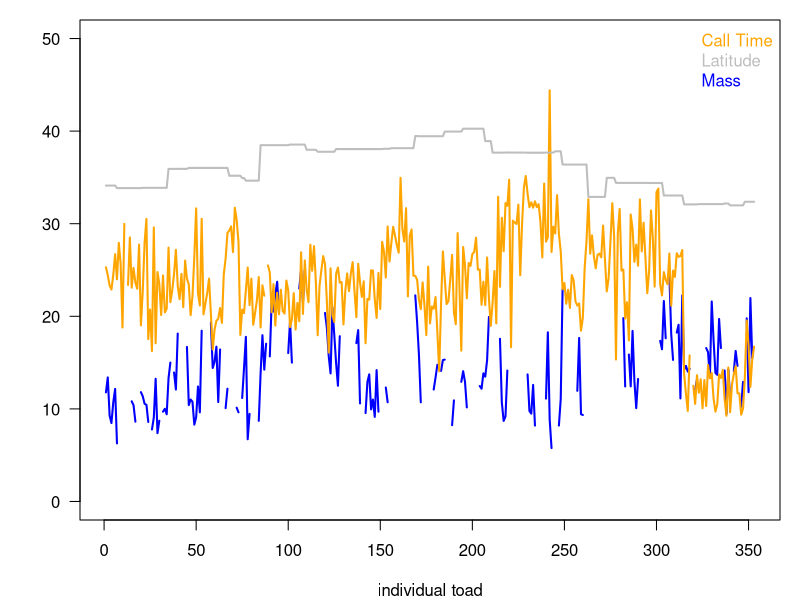
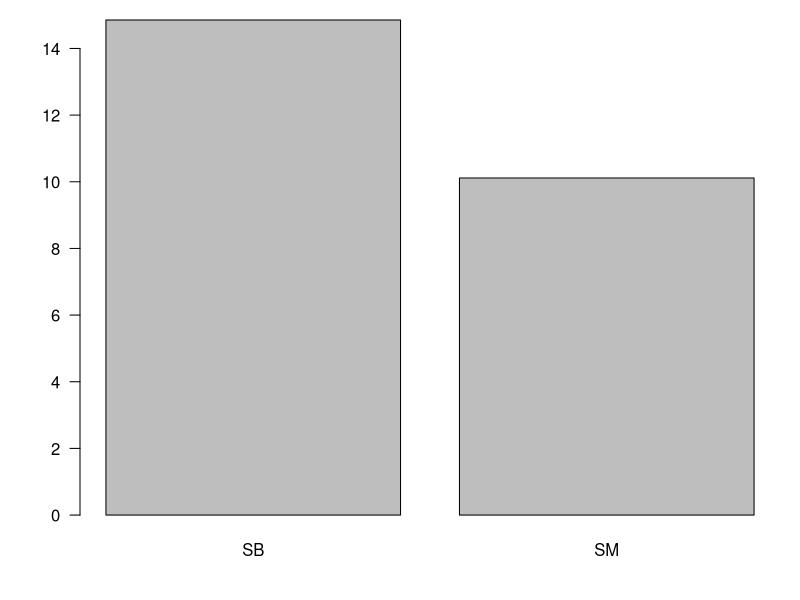
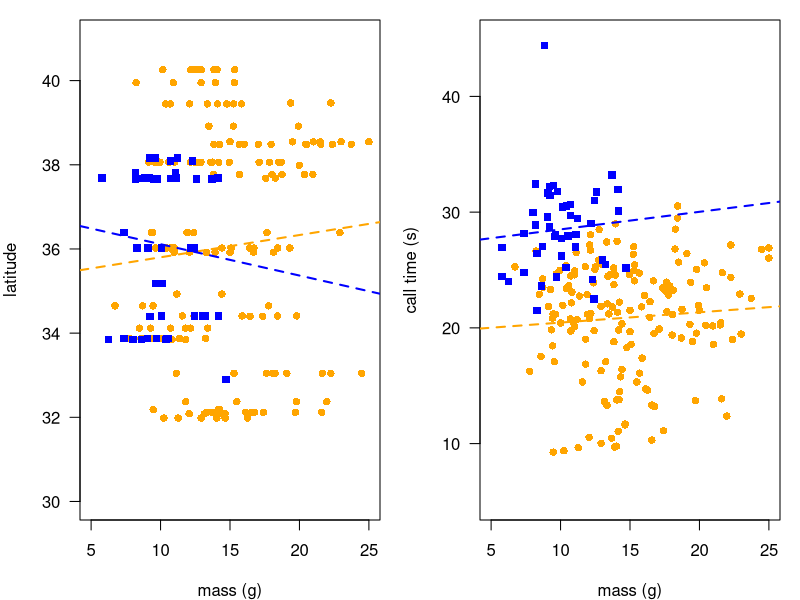
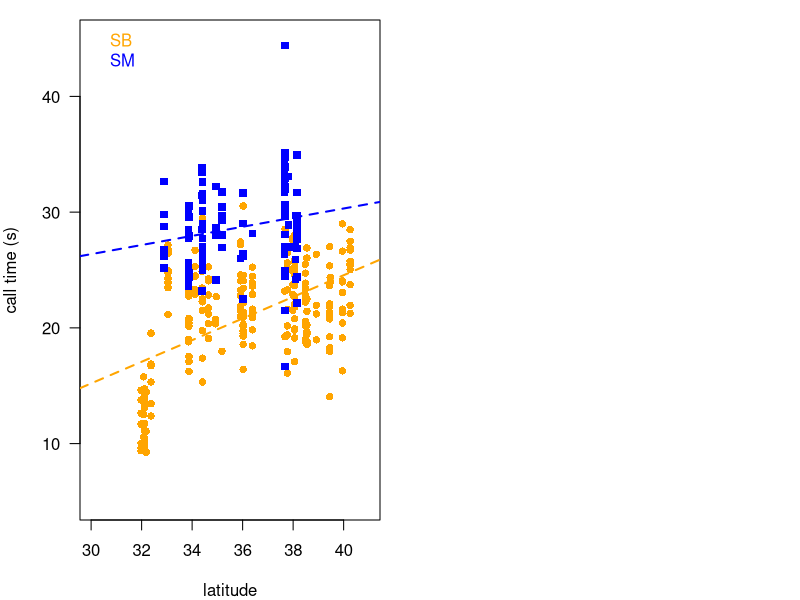

Reproduce these figures in R, in order.
setwd('C:\\Users\\sians\\OneDrive\\Desktop\\Evolution\\Tasks\\Project\\data')
toadcalldata <- read.csv('ss2.csv')
?toadcalldata
toadcalldata
head(toadcalldata)




par(mar=c(4,4,1,1), las=1)
plot(1:nrow(toadcalldata), toadcalldata[,2], type="l", col="blue", lwd=2, ylim=c(0,50), xlab="individual toad", ylab="")
lines(1:nrow(toadcalldata), toadcalldata[,3], col="orange", lwd=2)
lines(1:nrow(toadcalldata), toadcalldata[,4], col="gray", lwd=2)
legend("topright", legend=c("Call Time", "Latitude", "Mass"), text.col=c("orange", "gray", "blue"), bty="n")


avgMass <- tapply(toadcalldata[,2], toadcalldata[,1], mean, na.rm=T)
barplot(avgMass)

isSB <- which(toadcalldata[,1] == "SB")
isSM <- which(toadcalldata[,1] == "SM")

par(mfrow=c(1,2), mar=c(4,4,1,1))
plot(toadcalldata[isSB,2], toadcalldata[isSB,4], xlab="mass (g)", ylab="latitude", pch=16, col='orange', xlim=c(5, 25), ylim=c(30, 41))
abline(lm(toadcalldata[isSB,4]~toadcalldata[isSB,2]), col='orange', lwd=2, lty=2)
points(toadcalldata[isSM,2], toadcalldata[isSM,4], pch=15, col='blue')
abline(lm(toadcalldata[isSM,4]~toadcalldata[isSM,2]), col='blue', lwd=2, lty=2)

plot(toadcalldata[isSB,2], toadcalldata[isSB,3], xlab="mass (g)", ylab="call time (s)", pch=16, col='orange', xlim=c(5, 25), ylim=c(5, 45))
abline(lm(toadcalldata[isSB,3]~toadcalldata[isSB,2]), col='orange', lwd=2, lty=2)
points(toadcalldata[isSM,2], toadcalldata[isSM,3], pch=15, col='blue')
abline(lm(toadcalldata[isSM,3]~toadcalldata[isSM,2]), col='blue', lwd=2, lty=2)

plot(toadcalldata[isSB,4], toadcalldata[isSB,3], xlab="latitude", ylab="call time (s)", pch=16, col='orange', xlim=c(30, 41), ylim=c(5, 45))
abline(lm(toadcalldata[isSB,3]~toadcalldata[isSB,4]), col='orange', lwd=2, lty=2)
points(toadcalldata[isSM,4], toadcalldata[isSM,3], pch=15, col='blue')
abline(lm(toadcalldata[isSM,3]~toadcalldata[isSM,4]), col='blue', lwd=2, lty=2)
legend("topleft", legend=c("SB","SM"), text.col=c("orange","blue"), bty="n")





